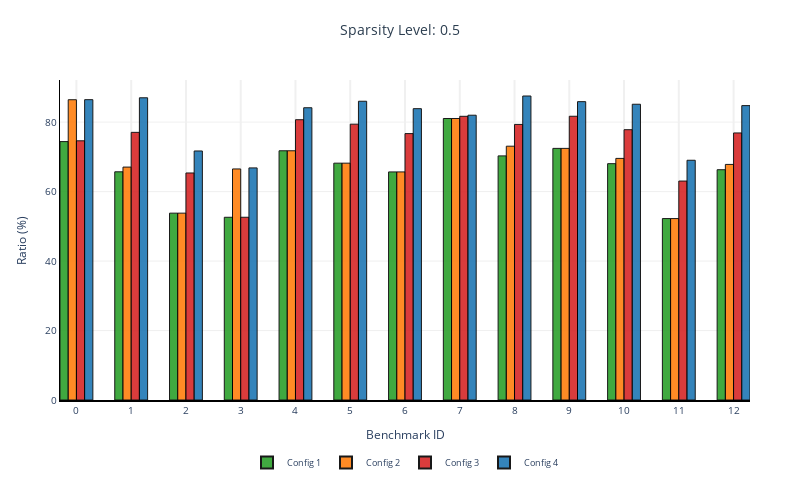
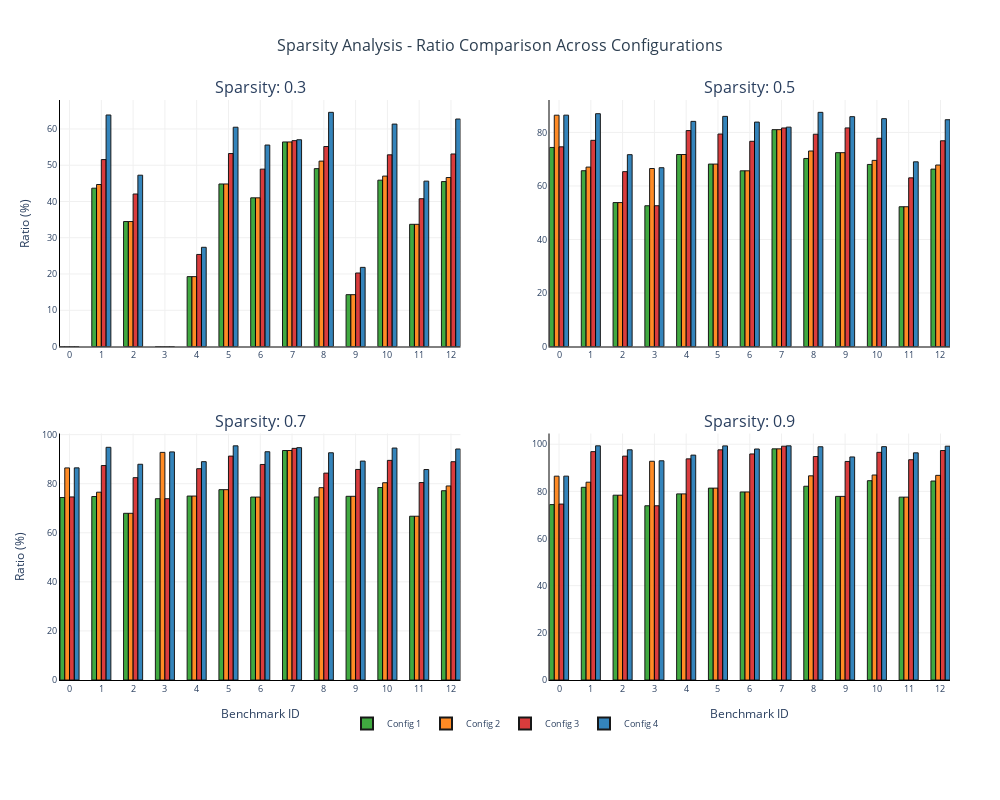

Here is the notebook cell these charts were saved with, in order:
### Code cell
# Example usage with your files:
# 
files = ["../analysis/einsum-data/13_0.3_prop.csv", 
         "../analysis/einsum-data/13_0.5_prop.csv", 
         "../analysis/einsum-data/13_0.7_prop.csv", 
         "../analysis/einsum-data/13_0.9_prop.csv"]

sparsity_data = {}
for i, (level, filepath) in enumerate(zip([0.3, 0.5, 0.7, 0.9], files)):    
    sparsity_data[level] = process_sparsity_file(filepath, level)

# Create single plot (use the processed data, not the filepath)
single_fig = create_plotly_bar_plot(sparsity_data[0.5], "0.5")
single_fig.show()

# Create multi-subplot plot
multi_fig = create_multi_sparsity_plot(sparsity_data)
multi_fig.show()

# Save plots
# pio.write_image(single_fig, "sparsity_single.svg", width=800, height=500)
# pio.write_image(multi_fig, "sparsity_multi.svg", width=1000, height=800)

### Figure 1 — Plotly figure (JSON) as saved in the notebook; plotly's stock layout.template omitted (floating-point values rounded to 4 significant figures)
{"data": [{"customdata": ["mc_2021_027.txt", "lm_batch_likelihood_sentence_4_8d.txt", "str_matrix_chain_multiplication_1000.txt", "gm_queen5_5_3.wcsp.txt", "str_nw_ftps_open_30.txt", "str_nw_mera_open_26.txt", "str_nw_mera_closed_120.txt", "str_mps_varying_inner_product_200.txt", "lm_batch_likelihood_sentence_4_4d.txt", "str_nw_ftps_open_28.txt", "lm_batch_likelihood_sentence_3_12d.txt", "str_matrix_chain_multiplication_100.txt", "lm_batch_likelihood_brackets_3_16d.txt"], "hovertemplate": "Benchmark: %{customdata}<br>Config: run_fw=1, run_lat=0, run_bw=0<br>Ratio: %{y:.2f}%<br><extra></extra>", "marker": {"color": "#2ca02c", "line": {"color": "black", "width": 1}}, "name": "Config 1", "opacity": 0.9, "type": "bar", "width": 0.15, "x": [-0.225, 0.775, 1.775, 2.775, 3.775, 4.775, 5.775, 6.775, 7.775, 8.775, 9.775, 10.78, 11.78], "y": [74.39, 65.69, 53.79, 52.6, 71.75, 68.18, 65.66, 81.04, 70.27, 72.44, 68.04, 52.23, 66.29]}, {"customdata": ["mc_2021_027.txt", "lm_batch_likelihood_sentence_4_8d.txt", "str_matrix_chain_multiplication_1000.txt", "gm_queen5_5_3.wcsp.txt", "str_nw_ftps_open_30.txt", "str_nw_mera_open_26.txt", "str_nw_mera_closed_120.txt", "str_mps_varying_inner_product_200.txt", "lm_batch_likelihood_sentence_4_4d.txt", "str_nw_ftps_open_28.txt", "lm_batch_likelihood_sentence_3_12d.txt", "str_matrix_chain_multiplication_100.txt", "lm_batch_likelihood_brackets_3_16d.txt"], "hovertemplate": "Benchmark: %{customdata}<br>Config: run_fw=1, run_lat=0, run_bw=1<br>Ratio: %{y:.2f}%<br><extra></extra>", "marker": {"color": "#ff7f0e", "line": {"color": "black", "width": 1}}, "name": "Config 2", "opacity": 0.9, "type": "bar", "width": 0.15, "x": [-0.075, 0.925, 1.925, 2.925, 3.925, 4.925, 5.925, 6.925, 7.925, 8.925, 9.925, 10.93, 11.93], "y": [86.44, 67.05, 53.79, 66.51, 71.75, 68.18, 65.66, 81.04, 73.06, 72.44, 69.55, 52.23, 67.82]}, {"customdata": ["mc_2021_027.txt", "lm_batch_likelihood_sentence_4_8d.txt", "str_matrix_chain_multiplication_1000.txt", "gm_queen5_5_3.wcsp.txt", "str_nw_ftps_open_30.txt", "str_nw_mera_open_26.txt", "str_nw_mera_closed_120.txt", "str_mps_varying_inner_product_200.txt", "lm_batch_likelihood_sentence_4_4d.txt", "str_nw_ftps_open_28.txt", "lm_batch_likelihood_sentence_3_12d.txt", "str_matrix_chain_multiplication_100.txt", "lm_batch_likelihood_brackets_3_16d.txt"], "hovertemplate": "Benchmark: %{customdata}<br>Config: run_fw=1, run_lat=1, run_bw=0<br>Ratio: %{y:.2f}%<br><extra></extra>", "marker": {"color": "#d62728", "line": {"color": "black", "width": 1}}, "name": "Config 3", "opacity": 0.9, "type": "bar", "width": 0.15, "x": [0.075, 1.075, 2.075, 3.075, 4.075, 5.075, 6.075, 7.075, 8.075, 9.075, 10.07, 11.07, 12.07], "y": [74.61, 77.05, 65.35, 52.61, 80.69, 79.4, 76.69, 81.67, 79.33, 81.68, 77.82, 63.03, 76.88]}, {"customdata": ["mc_2021_027.txt", "lm_batch_likelihood_sentence_4_8d.txt", "str_matrix_chain_multiplication_1000.txt", "gm_queen5_5_3.wcsp.txt", "str_nw_ftps_open_30.txt", "str_nw_mera_open_26.txt", "str_nw_mera_closed_120.txt", "str_mps_varying_inner_product_200.txt", "lm_batch_likelihood_sentence_4_4d.txt", "str_nw_ftps_open_28.txt", "lm_batch_likelihood_sentence_3_12d.txt", "str_matrix_chain_multiplication_100.txt", "lm_batch_likelihood_brackets_3_16d.txt"], "hovertemplate": "Benchmark: %{customdata}<br>Config: run_fw=1, run_lat=1, run_bw=1<br>Ratio: %{y:.2f}%<br><extra></extra>", "marker": {"color": "#1f77b4", "line": {"color": "black", "width": 1}}, "name": "Config 4", "opacity": 0.9, "type": "bar", "width": 0.15, "x": [0.225, 1.225, 2.225, 3.225, 4.225, 5.225, 6.225, 7.225, 8.225, 9.225, 10.22, 11.22, 12.22], "y": [86.46, 87.0, 71.69, 66.82, 84.13, 86.01, 83.87, 81.98, 87.51, 85.89, 85.14, 69.02, 84.75]}], "layout": {"font": {"size": 10}, "height": 500, "hovermode": "closest", "legend": {"font": {"size": 9}, "itemsizing": "constant", "orientation": "h", "x": 0.5, "xanchor": "center", "y": -0.15, "yanchor": "top"}, "margin": {"b": 100, "l": 60, "r": 50, "t": 80}, "paper_bgcolor": "white", "plot_bgcolor": "white", "title": {"font": {"color": "#2c3e50", "size": 14}, "text": "Sparsity Level: 0.5", "x": 0.5, "xanchor": "center", "y": 0.95}, "width": 800, "xaxis": {"gridcolor": "#f0f0f0", "gridwidth": 2, "linecolor": "black", "linewidth": 2, "showgrid": true, "tickfont": {"size": 10}, "ticktext": ["0", "1", "2", "3", "4", "5", "6", "7", "8", "9", "10", "11", "12"], "tickvals": [0, 1, 2, 3, 4, 5, 6, 7, 8, 9, 10, 11, 12], "title": {"text": "Benchmark ID"}}, "yaxis": {"gridcolor": "#f0f0f0", "gridwidth": 1, "linecolor": "black", "linewidth": 1, "showgrid": true, "tickfont": {"size": 10}, "title": {"text": "Ratio (%)"}}}}

### Figure 2 — Plotly figure (JSON) as saved in the notebook; plotly's stock layout.template omitted (floating-point values rounded to 4 significant figures)
{"data": [{"customdata": ["mc_2021_027.txt", "lm_batch_likelihood_sentence_4_8d.txt", "str_matrix_chain_multiplication_1000.txt", "gm_queen5_5_3.wcsp.txt", "str_nw_ftps_open_30.txt", "str_nw_mera_open_26.txt", "str_nw_mera_closed_120.txt", "str_mps_varying_inner_product_200.txt", "lm_batch_likelihood_sentence_4_4d.txt", "str_nw_ftps_open_28.txt", "lm_batch_likelihood_sentence_3_12d.txt", "str_matrix_chain_multiplication_100.txt", "lm_batch_likelihood_brackets_3_16d.txt"], "hovertemplate": "Benchmark: %{customdata}<br>Config: run_fw=1, run_lat=0, run_bw=0<br>Ratio: %{y:.2f}%<br><extra></extra>", "marker": {"color": "#2ca02c", "line": {"color": "black", "width": 1}}, "name": "Config 1", "opacity": 0.9, "showlegend": true, "type": "bar", "width": 0.15, "x": [-0.225, 0.775, 1.775, 2.775, 3.775, 4.775, 5.775, 6.775, 7.775, 8.775, 9.775, 10.78, 11.78], "xaxis": "x", "y": [0, 43.67, 34.47, 0, 19.27, 44.83, 41.01, 56.42, 49.06, 14.29, 45.88, 33.7, 45.49], "yaxis": "y"}, {"customdata": ["mc_2021_027.txt", "lm_batch_likelihood_sentence_4_8d.txt", "str_matrix_chain_multiplication_1000.txt", "gm_queen5_5_3.wcsp.txt", "str_nw_ftps_open_30.txt", "str_nw_mera_open_26.txt", "str_nw_mera_closed_120.txt", "str_mps_varying_inner_product_200.txt", "lm_batch_likelihood_sentence_4_4d.txt", "str_nw_ftps_open_28.txt", "lm_batch_likelihood_sentence_3_12d.txt", "str_matrix_chain_multiplication_100.txt", "lm_batch_likelihood_brackets_3_16d.txt"], "hovertemplate": "Benchmark: %{customdata}<br>Config: run_fw=1, run_lat=0, run_bw=1<br>Ratio: %{y:.2f}%<br><extra></extra>", "marker": {"color": "#ff7f0e", "line": {"color": "black", "width": 1}}, "name": "Config 2", "opacity": 0.9, "showlegend": true, "type": "bar", "width": 0.15, "x": [-0.075, 0.925, 1.925, 2.925, 3.925, 4.925, 5.925, 6.925, 7.925, 8.925, 9.925, 10.93, 11.93], "xaxis": "x", "y": [0, 44.68, 34.47, 0, 19.27, 44.83, 41.01, 56.42, 51.14, 14.29, 47.01, 33.7, 46.61], "yaxis": "y"}, {"customdata": ["mc_2021_027.txt", "lm_batch_likelihood_sentence_4_8d.txt", "str_matrix_chain_multiplication_1000.txt", "gm_queen5_5_3.wcsp.txt", "str_nw_ftps_open_30.txt", "str_nw_mera_open_26.txt", "str_nw_mera_closed_120.txt", "str_mps_varying_inner_product_200.txt", "lm_batch_likelihood_sentence_4_4d.txt", "str_nw_ftps_open_28.txt", "lm_batch_likelihood_sentence_3_12d.txt", "str_matrix_chain_multiplication_100.txt", "lm_batch_likelihood_brackets_3_16d.txt"], "hovertemplate": "Benchmark: %{customdata}<br>Config: run_fw=1, run_lat=1, run_bw=0<br>Ratio: %{y:.2f}%<br><extra></extra>", "marker": {"color": "#d62728", "line": {"color": "black", "width": 1}}, "name": "Config 3", "opacity": 0.9, "showlegend": true, "type": "bar", "width": 0.15, "x": [0.075, 1.075, 2.075, 3.075, 4.075, 5.075, 6.075, 7.075, 8.075, 9.075, 10.07, 11.07, 12.07], "xaxis": "x", "y": [0, 51.56, 42.06, 0, 25.39, 53.22, 48.92, 56.78, 55.16, 20.27, 52.87, 40.76, 53.1], "yaxis": "y"}, {"customdata": ["mc_2021_027.txt", "lm_batch_likelihood_sentence_4_8d.txt", "str_matrix_chain_multiplication_1000.txt", "gm_queen5_5_3.wcsp.txt", "str_nw_ftps_open_30.txt", "str_nw_mera_open_26.txt", "str_nw_mera_closed_120.txt", "str_mps_varying_inner_product_200.txt", "lm_batch_likelihood_sentence_4_4d.txt", "str_nw_ftps_open_28.txt", "lm_batch_likelihood_sentence_3_12d.txt", "str_matrix_chain_multiplication_100.txt", "lm_batch_likelihood_brackets_3_16d.txt"], "hovertemplate": "Benchmark: %{customdata}<br>Config: run_fw=1, run_lat=1, run_bw=1<br>Ratio: %{y:.2f}%<br><extra></extra>", "marker": {"color": "#1f77b4", "line": {"color": "black", "width": 1}}, "name": "Config 4", "opacity": 0.9, "showlegend": true, "type": "bar", "width": 0.15, "x": [0.225, 1.225, 2.225, 3.225, 4.225, 5.225, 6.225, 7.225, 8.225, 9.225, 10.22, 11.22, 12.22], "xaxis": "x", "y": [0, 63.86, 47.25, 0, 27.36, 60.48, 55.57, 57.02, 64.59, 21.83, 61.35, 45.61, 62.74], "yaxis": "y"}, {"customdata": ["mc_2021_027.txt", "lm_batch_likelihood_sentence_4_8d.txt", "str_matrix_chain_multiplication_1000.txt", "gm_queen5_5_3.wcsp.txt", "str_nw_ftps_open_30.txt", "str_nw_mera_open_26.txt", "str_nw_mera_closed_120.txt", "str_mps_varying_inner_product_200.txt", "lm_batch_likelihood_sentence_4_4d.txt", "str_nw_ftps_open_28.txt", "lm_batch_likelihood_sentence_3_12d.txt", "str_matrix_chain_multiplication_100.txt", "lm_batch_likelihood_brackets_3_16d.txt"], "hovertemplate": "Benchmark: %{customdata}<br>Config: run_fw=1, run_lat=0, run_bw=0<br>Ratio: %{y:.2f}%<br><extra></extra>", "marker": {"color": "#2ca02c", "line": {"color": "black", "width": 1}}, "name": "Config 1", "opacity": 0.9, "showlegend": false, "type": "bar", "width": 0.15, "x": [-0.225, 0.775, 1.775, 2.775, 3.775, 4.775, 5.775, 6.775, 7.775, 8.775, 9.775, 10.78, 11.78], "xaxis": "x2", "y": [74.39, 65.69, 53.79, 52.6, 71.75, 68.18, 65.66, 81.04, 70.27, 72.44, 68.04, 52.23, 66.29], "yaxis": "y2"}, {"customdata": ["mc_2021_027.txt", "lm_batch_likelihood_sentence_4_8d.txt", "str_matrix_chain_multiplication_1000.txt", "gm_queen5_5_3.wcsp.txt", "str_nw_ftps_open_30.txt", "str_nw_mera_open_26.txt", "str_nw_mera_closed_120.txt", "str_mps_varying_inner_product_200.txt", "lm_batch_likelihood_sentence_4_4d.txt", "str_nw_ftps_open_28.txt", "lm_batch_likelihood_sentence_3_12d.txt", "str_matrix_chain_multiplication_100.txt", "lm_batch_likelihood_brackets_3_16d.txt"], "hovertemplate": "Benchmark: %{customdata}<br>Config: run_fw=1, run_lat=0, run_bw=1<br>Ratio: %{y:.2f}%<br><extra></extra>", "marker": {"color": "#ff7f0e", "line": {"color": "black", "width": 1}}, "name": "Config 2", "opacity": 0.9, "showlegend": false, "type": "bar", "width": 0.15, "x": [-0.075, 0.925, 1.925, 2.925, 3.925, 4.925, 5.925, 6.925, 7.925, 8.925, 9.925, 10.93, 11.93], "xaxis": "x2", "y": [86.44, 67.05, 53.79, 66.51, 71.75, 68.18, 65.66, 81.04, 73.06, 72.44, 69.55, 52.23, 67.82], "yaxis": "y2"}, {"customdata": ["mc_2021_027.txt", "lm_batch_likelihood_sentence_4_8d.txt", "str_matrix_chain_multiplication_1000.txt", "gm_queen5_5_3.wcsp.txt", "str_nw_ftps_open_30.txt", "str_nw_mera_open_26.txt", "str_nw_mera_closed_120.txt", "str_mps_varying_inner_product_200.txt", "lm_batch_likelihood_sentence_4_4d.txt", "str_nw_ftps_open_28.txt", "lm_batch_likelihood_sentence_3_12d.txt", "str_matrix_chain_multiplication_100.txt", "lm_batch_likelihood_brackets_3_16d.txt"], "hovertemplate": "Benchmark: %{customdata}<br>Config: run_fw=1, run_lat=1, run_bw=0<br>Ratio: %{y:.2f}%<br><extra></extra>", "marker": {"color": "#d62728", "line": {"color": "black", "width": 1}}, "name": "Config 3", "opacity": 0.9, "showlegend": false, "type": "bar", "width": 0.15, "x": [0.075, 1.075, 2.075, 3.075, 4.075, 5.075, 6.075, 7.075, 8.075, 9.075, 10.07, 11.07, 12.07], "xaxis": "x2", "y": [74.61, 77.05, 65.35, 52.61, 80.69, 79.4, 76.69, 81.67, 79.33, 81.68, 77.82, 63.03, 76.88], "yaxis": "y2"}, {"customdata": ["mc_2021_027.txt", "lm_batch_likelihood_sentence_4_8d.txt", "str_matrix_chain_multiplication_1000.txt", "gm_queen5_5_3.wcsp.txt", "str_nw_ftps_open_30.txt", "str_nw_mera_open_26.txt", "str_nw_mera_closed_120.txt", "str_mps_varying_inner_product_200.txt", "lm_batch_likelihood_sentence_4_4d.txt", "str_nw_ftps_open_28.txt", "lm_batch_likelihood_sentence_3_12d.txt", "str_matrix_chain_multiplication_100.txt", "lm_batch_likelihood_brackets_3_16d.txt"], "hovertemplate": "Benchmark: %{customdata}<br>Config: run_fw=1, run_lat=1, run_bw=1<br>Ratio: %{y:.2f}%<br><extra></extra>", "marker": {"color": "#1f77b4", "line": {"color": "black", "width": 1}}, "name": "Config 4", "opacity": 0.9, "showlegend": false, "type": "bar", "width": 0.15, "x": [0.225, 1.225, 2.225, 3.225, 4.225, 5.225, 6.225, 7.225, 8.225, 9.225, 10.22, 11.22, 12.22], "xaxis": "x2", "y": [86.46, 87.0, 71.69, 66.82, 84.13, 86.01, 83.87, 81.98, 87.51, 85.89, 85.14, 69.02, 84.75], "yaxis": "y2"}, {"customdata": ["mc_2021_027.txt", "lm_batch_likelihood_sentence_4_8d.txt", "str_matrix_chain_multiplication_1000.txt", "gm_queen5_5_3.wcsp.txt", "str_nw_ftps_open_30.txt", "str_nw_mera_open_26.txt", "str_nw_mera_closed_120.txt", "str_mps_varying_inner_product_200.txt", "lm_batch_likelihood_sentence_4_4d.txt", "str_nw_ftps_open_28.txt", "lm_batch_likelihood_sentence_3_12d.txt", "str_matrix_chain_multiplication_100.txt", "lm_batch_likelihood_brackets_3_16d.txt"], "hovertemplate": "Benchmark: %{customdata}<br>Config: run_fw=1, run_lat=0, run_bw=0<br>Ratio: %{y:.2f}%<br><extra></extra>", "marker": {"color": "#2ca02c", "line": {"color": "black", "width": 1}}, "name": "Config 1", "opacity": 0.9, "showlegend": false, "type": "bar", "width": 0.15, "x": [-0.225, 0.775, 1.775, 2.775, 3.775, 4.775, 5.775, 6.775, 7.775, 8.775, 9.775, 10.78, 11.78], "xaxis": "x3", "y": [74.39, 74.78, 67.94, 73.89, 74.97, 77.58, 74.56, 93.54, 74.59, 74.87, 78.46, 66.75, 77.14], "yaxis": "y3"}, {"customdata": ["mc_2021_027.txt", "lm_batch_likelihood_sentence_4_8d.txt", "str_matrix_chain_multiplication_1000.txt", "gm_queen5_5_3.wcsp.txt", "str_nw_ftps_open_30.txt", "str_nw_mera_open_26.txt", "str_nw_mera_closed_120.txt", "str_mps_varying_inner_product_200.txt", "lm_batch_likelihood_sentence_4_4d.txt", "str_nw_ftps_open_28.txt", "lm_batch_likelihood_sentence_3_12d.txt", "str_matrix_chain_multiplication_100.txt", "lm_batch_likelihood_brackets_3_16d.txt"], "hovertemplate": "Benchmark: %{customdata}<br>Config: run_fw=1, run_lat=0, run_bw=1<br>Ratio: %{y:.2f}%<br><extra></extra>", "marker": {"color": "#ff7f0e", "line": {"color": "black", "width": 1}}, "name": "Config 2", "opacity": 0.9, "showlegend": false, "type": "bar", "width": 0.15, "x": [-0.075, 0.925, 1.925, 2.925, 3.925, 4.925, 5.925, 6.925, 7.925, 8.925, 9.925, 10.93, 11.93], "xaxis": "x3", "y": [86.44, 76.54, 67.94, 92.77, 74.97, 77.58, 74.56, 93.54, 78.38, 74.87, 80.4, 66.75, 79.09], "yaxis": "y3"}, {"customdata": ["mc_2021_027.txt", "lm_batch_likelihood_sentence_4_8d.txt", "str_matrix_chain_multiplication_1000.txt", "gm_queen5_5_3.wcsp.txt", "str_nw_ftps_open_30.txt", "str_nw_mera_open_26.txt", "str_nw_mera_closed_120.txt", "str_mps_varying_inner_product_200.txt", "lm_batch_likelihood_sentence_4_4d.txt", "str_nw_ftps_open_28.txt", "lm_batch_likelihood_sentence_3_12d.txt", "str_matrix_chain_multiplication_100.txt", "lm_batch_likelihood_brackets_3_16d.txt"], "hovertemplate": "Benchmark: %{customdata}<br>Config: run_fw=1, run_lat=1, run_bw=0<br>Ratio: %{y:.2f}%<br><extra></extra>", "marker": {"color": "#d62728", "line": {"color": "black", "width": 1}}, "name": "Config 3", "opacity": 0.9, "showlegend": false, "type": "bar", "width": 0.15, "x": [0.075, 1.075, 2.075, 3.075, 4.075, 5.075, 6.075, 7.075, 8.075, 9.075, 10.07, 11.07, 12.07], "xaxis": "x3", "y": [74.61, 87.41, 82.47, 73.89, 86.12, 91.25, 87.85, 94.41, 84.32, 85.81, 89.52, 80.47, 88.97], "yaxis": "y3"}, {"customdata": ["mc_2021_027.txt", "lm_batch_likelihood_sentence_4_8d.txt", "str_matrix_chain_multiplication_1000.txt", "gm_queen5_5_3.wcsp.txt", "str_nw_ftps_open_30.txt", "str_nw_mera_open_26.txt", "str_nw_mera_closed_120.txt", "str_mps_varying_inner_product_200.txt", "lm_batch_likelihood_sentence_4_4d.txt", "str_nw_ftps_open_28.txt", "lm_batch_likelihood_sentence_3_12d.txt", "str_matrix_chain_multiplication_100.txt", "lm_batch_likelihood_brackets_3_16d.txt"], "hovertemplate": "Benchmark: %{customdata}<br>Config: run_fw=1, run_lat=1, run_bw=1<br>Ratio: %{y:.2f}%<br><extra></extra>", "marker": {"color": "#1f77b4", "line": {"color": "black", "width": 1}}, "name": "Config 4", "opacity": 0.9, "showlegend": false, "type": "bar", "width": 0.15, "x": [0.225, 1.225, 2.225, 3.225, 4.225, 5.225, 6.225, 7.225, 8.225, 9.225, 10.22, 11.22, 12.22], "xaxis": "x3", "y": [86.46, 94.84, 87.93, 92.97, 88.98, 95.44, 93.03, 94.7, 92.61, 89.22, 94.54, 85.78, 94.15], "yaxis": "y3"}, {"customdata": ["mc_2021_027.txt", "lm_batch_likelihood_sentence_4_8d.txt", "str_matrix_chain_multiplication_1000.txt", "gm_queen5_5_3.wcsp.txt", "str_nw_ftps_open_30.txt", "str_nw_mera_open_26.txt", "str_nw_mera_closed_120.txt", "str_mps_varying_inner_product_200.txt", "lm_batch_likelihood_sentence_4_4d.txt", "str_nw_ftps_open_28.txt", "lm_batch_likelihood_sentence_3_12d.txt", "str_matrix_chain_multiplication_100.txt", "lm_batch_likelihood_brackets_3_16d.txt"], "hovertemplate": "Benchmark: %{customdata}<br>Config: run_fw=1, run_lat=0, run_bw=0<br>Ratio: %{y:.2f}%<br><extra></extra>", "marker": {"color": "#2ca02c", "line": {"color": "black", "width": 1}}, "name": "Config 1", "opacity": 0.9, "showlegend": false, "type": "bar", "width": 0.15, "x": [-0.225, 0.775, 1.775, 2.775, 3.775, 4.775, 5.775, 6.775, 7.775, 8.775, 9.775, 10.78, 11.78], "xaxis": "x4", "y": [74.39, 81.72, 78.37, 73.89, 78.93, 81.38, 79.74, 98.03, 82.17, 77.88, 84.52, 77.55, 84.39], "yaxis": "y4"}, {"customdata": ["mc_2021_027.txt", "lm_batch_likelihood_sentence_4_8d.txt", "str_matrix_chain_multiplication_1000.txt", "gm_queen5_5_3.wcsp.txt", "str_nw_ftps_open_30.txt", "str_nw_mera_open_26.txt", "str_nw_mera_closed_120.txt", "str_mps_varying_inner_product_200.txt", "lm_batch_likelihood_sentence_4_4d.txt", "str_nw_ftps_open_28.txt", "lm_batch_likelihood_sentence_3_12d.txt", "str_matrix_chain_multiplication_100.txt", "lm_batch_likelihood_brackets_3_16d.txt"], "hovertemplate": "Benchmark: %{customdata}<br>Config: run_fw=1, run_lat=0, run_bw=1<br>Ratio: %{y:.2f}%<br><extra></extra>", "marker": {"color": "#ff7f0e", "line": {"color": "black", "width": 1}}, "name": "Config 2", "opacity": 0.9, "showlegend": false, "type": "bar", "width": 0.15, "x": [-0.075, 0.925, 1.925, 2.925, 3.925, 4.925, 5.925, 6.925, 7.925, 8.925, 9.925, 10.93, 11.93], "xaxis": "x4", "y": [86.44, 83.88, 78.37, 92.77, 78.93, 81.38, 79.74, 98.03, 86.59, 77.88, 86.94, 77.55, 86.79], "yaxis": "y4"}, {"customdata": ["mc_2021_027.txt", "lm_batch_likelihood_sentence_4_8d.txt", "str_matrix_chain_multiplication_1000.txt", "gm_queen5_5_3.wcsp.txt", "str_nw_ftps_open_30.txt", "str_nw_mera_open_26.txt", "str_nw_mera_closed_120.txt", "str_mps_varying_inner_product_200.txt", "lm_batch_likelihood_sentence_4_4d.txt", "str_nw_ftps_open_28.txt", "lm_batch_likelihood_sentence_3_12d.txt", "str_matrix_chain_multiplication_100.txt", "lm_batch_likelihood_brackets_3_16d.txt"], "hovertemplate": "Benchmark: %{customdata}<br>Config: run_fw=1, run_lat=1, run_bw=0<br>Ratio: %{y:.2f}%<br><extra></extra>", "marker": {"color": "#d62728", "line": {"color": "black", "width": 1}}, "name": "Config 3", "opacity": 0.9, "showlegend": false, "type": "bar", "width": 0.15, "x": [0.075, 1.075, 2.075, 3.075, 4.075, 5.075, 6.075, 7.075, 8.075, 9.075, 10.07, 11.07, 12.07], "xaxis": "x4", "y": [74.61, 96.85, 94.95, 73.89, 93.78, 97.62, 95.87, 99.16, 94.78, 92.69, 96.55, 93.43, 97.32], "yaxis": "y4"}, {"customdata": ["mc_2021_027.txt", "lm_batch_likelihood_sentence_4_8d.txt", "str_matrix_chain_multiplication_1000.txt", "gm_queen5_5_3.wcsp.txt", "str_nw_ftps_open_30.txt", "str_nw_mera_open_26.txt", "str_nw_mera_closed_120.txt", "str_mps_varying_inner_product_200.txt", "lm_batch_likelihood_sentence_4_4d.txt", "str_nw_ftps_open_28.txt", "lm_batch_likelihood_sentence_3_12d.txt", "str_matrix_chain_multiplication_100.txt", "lm_batch_likelihood_brackets_3_16d.txt"], "hovertemplate": "Benchmark: %{customdata}<br>Config: run_fw=1, run_lat=1, run_bw=1<br>Ratio: %{y:.2f}%<br><extra></extra>", "marker": {"color": "#1f77b4", "line": {"color": "black", "width": 1}}, "name": "Config 4", "opacity": 0.9, "showlegend": false, "type": "bar", "width": 0.15, "x": [0.225, 1.225, 2.225, 3.225, 4.225, 5.225, 6.225, 7.225, 8.225, 9.225, 10.22, 11.22, 12.22], "xaxis": "x4", "y": [86.46, 99.31, 97.62, 92.97, 95.37, 99.29, 97.96, 99.31, 98.92, 94.6, 98.96, 96.34, 99.16], "yaxis": "y4"}], "layout": {"annotations": [{"font": {"size": 16}, "showarrow": false, "text": "Sparsity: 0.3", "x": 0.225, "xanchor": "center", "xref": "paper", "y": 1, "yanchor": "bottom", "yref": "paper"}, {"font": {"size": 16}, "showarrow": false, "text": "Sparsity: 0.5", "x": 0.775, "xanchor": "center", "xref": "paper", "y": 1, "yanchor": "bottom", "yref": "paper"}, {"font": {"size": 16}, "showarrow": false, "text": "Sparsity: 0.7", "x": 0.225, "xanchor": "center", "xref": "paper", "y": 0.425, "yanchor": "bottom", "yref": "paper"}, {"font": {"size": 16}, "showarrow": false, "text": "Sparsity: 0.9", "x": 0.775, "xanchor": "center", "xref": "paper", "y": 0.425, "yanchor": "bottom", "yref": "paper"}], "font": {"size": 10}, "height": 800, "hovermode": "closest", "legend": {"font": {"size": 9}, "itemsizing": "constant", "orientation": "h", "x": 0.5, "xanchor": "center", "y": -0.05, "yanchor": "top"}, "margin": {"b": 120, "l": 60, "r": 50, "t": 100}, "paper_bgcolor": "white", "plot_bgcolor": "white", "title": {"font": {"color": "#2c3e50", "size": 16}, "text": "Sparsity Analysis - Ratio Comparison Across Configurations", "x": 0.5, "xanchor": "center", "y": 0.95}, "width": 1000, "xaxis": {"anchor": "y", "domain": [0, 0.45], "gridcolor": "#f0f0f0", "gridwidth": 1, "linecolor": "black", "linewidth": 1, "showgrid": true, "tickfont": {"size": 9}, "ticktext": ["0", "1", "2", "3", "4", "5", "6", "7", "8", "9", "10", "11", "12"], "tickvals": [0, 1, 2, 3, 4, 5, 6, 7, 8, 9, 10, 11, 12], "title": {"text": ""}}, "xaxis2": {"anchor": "y2", "domain": [0.55, 1], "gridcolor": "#f0f0f0", "gridwidth": 1, "linecolor": "black", "linewidth": 1, "showgrid": true, "tickfont": {"size": 9}, "ticktext": ["0", "1", "2", "3", "4", "5", "6", "7", "8", "9", "10", "11", "12"], "tickvals": [0, 1, 2, 3, 4, 5, 6, 7, 8, 9, 10, 11, 12], "title": {"text": ""}}, "xaxis3": {"anchor": "y3", "domain": [0, 0.45], "gridcolor": "#f0f0f0", "gridwidth": 1, "linecolor": "black", "linewidth": 1, "showgrid": true, "tickfont": {"size": 9}, "ticktext": ["0", "1", "2", "3", "4", "5", "6", "7", "8", "9", "10", "11", "12"], "tickvals": [0, 1, 2, 3, 4, 5, 6, 7, 8, 9, 10, 11, 12], "title": {"text": "Benchmark ID"}}, "xaxis4": {"anchor": "y4", "domain": [0.55, 1], "gridcolor": "#f0f0f0", "gridwidth": 1, "linecolor": "black", "linewidth": 1, "showgrid": true, "tickfont": {"size": 9}, "ticktext": ["0", "1", "2", "3", "4", "5", "6", "7", "8", "9", "10", "11", "12"], "tickvals": [0, 1, 2, 3, 4, 5, 6, 7, 8, 9, 10, 11, 12], "title": {"text": "Benchmark ID"}}, "yaxis": {"anchor": "x", "domain": [0.575, 1], "gridcolor": "#f0f0f0", "gridwidth": 1, "linecolor": "black", "linewidth": 1, "showgrid": true, "tickfont": {"size": 9}, "title": {"text": "Ratio (%)"}}, "yaxis2": {"anchor": "x2", "domain": [0.575, 1], "gridcolor": "#f0f0f0", "gridwidth": 1, "linecolor": "black", "linewidth": 1, "showgrid": true, "tickfont": {"size": 9}, "title": {"text": ""}}, "yaxis3": {"anchor": "x3", "domain": [0, 0.425], "gridcolor": "#f0f0f0", "gridwidth": 1, "linecolor": "black", "linewidth": 1, "showgrid": true, "tickfont": {"size": 9}, "title": {"text": "Ratio (%)"}}, "yaxis4": {"anchor": "x4", "domain": [0, 0.425], "gridcolor": "#f0f0f0", "gridwidth": 1, "linecolor": "black", "linewidth": 1, "showgrid": true, "tickfont": {"size": 9}, "title": {"text": ""}}}}
